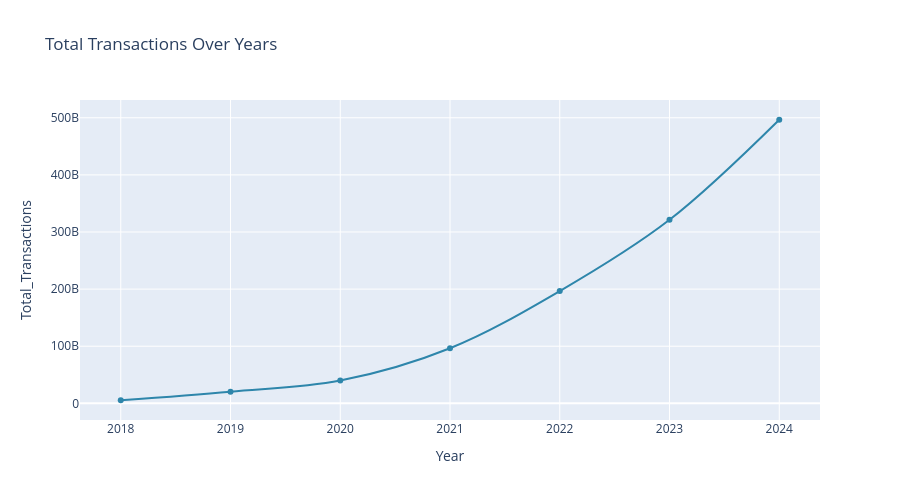

Write notebook code for a chart like this one.
### Code cell
import plotly.express as px
fig = px.line(
    df,
    x="Year",
    y="Total_Transactions",
    title="Total Transactions Over Years",
    markers=True,
    line_shape="spline",             
    color_discrete_sequence=["#2E86AB"],
    width=900,
    height=500
)
fig.show()

### Figure 1 — Plotly figure (JSON) as saved in the notebook; plotly's stock layout.template omitted (floating-point values rounded to 4 significant figures)
{"data": [{"hovertemplate": "Year=%{x}<br>Total_Transactions=%{y}<extra></extra>", "legendgroup": "", "line": {"color": "#2E86AB", "dash": "solid", "shape": "spline"}, "marker": {"symbol": "circle"}, "mode": "lines+markers", "name": "", "orientation": "h", "showlegend": false, "type": "scatter", "x": [2018, 2019, 2020, 2021, 2022, 2023, 2024], "xaxis": "x", "y": [5401012050, 20399136075, 39869873705, 96442146100, 196506468670, 321285273435, 496517174335], "yaxis": "y"}], "layout": {"height": 500, "legend": {"tracegroupgap": 0}, "title": {"text": "Total Transactions Over Years"}, "width": 900, "xaxis": {"anchor": "y", "domain": [0, 1], "title": {"text": "Year"}}, "yaxis": {"anchor": "x", "domain": [0, 1], "title": {"text": "Total_Transactions"}}}}
